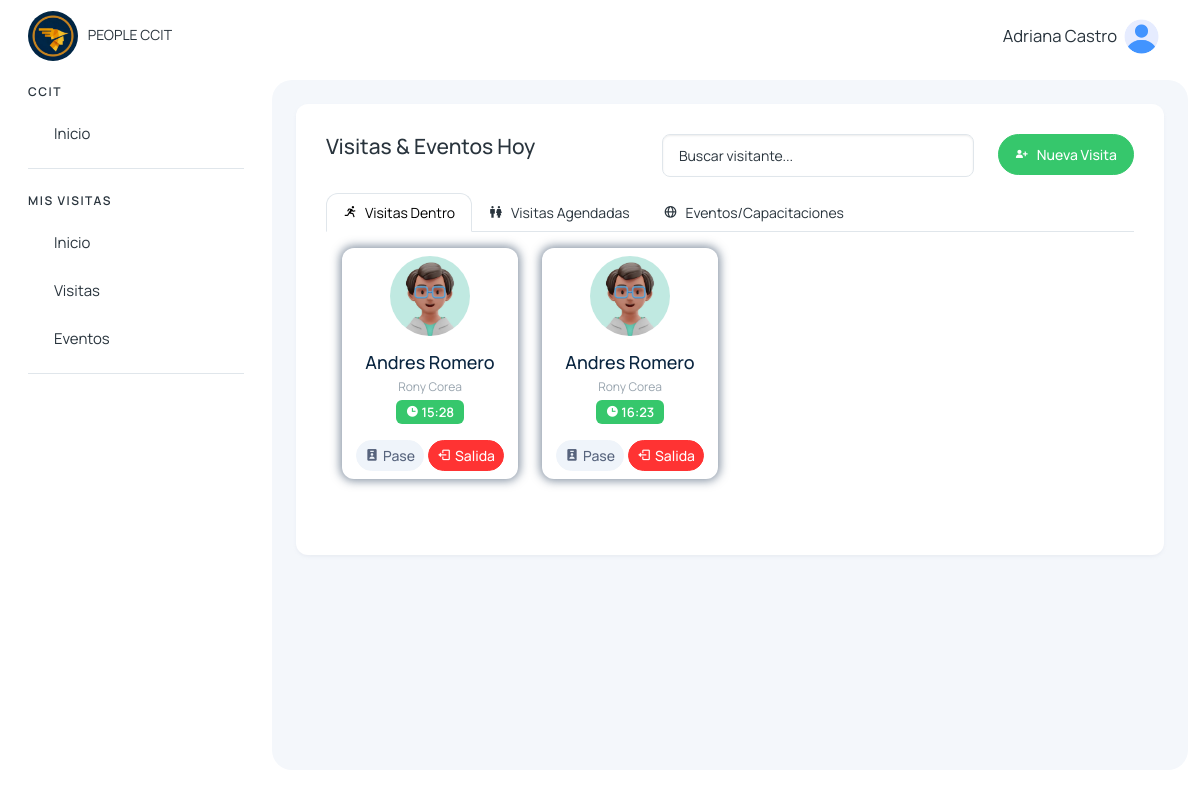
Page /visitas/hoy (signed in) on the earlier database version.
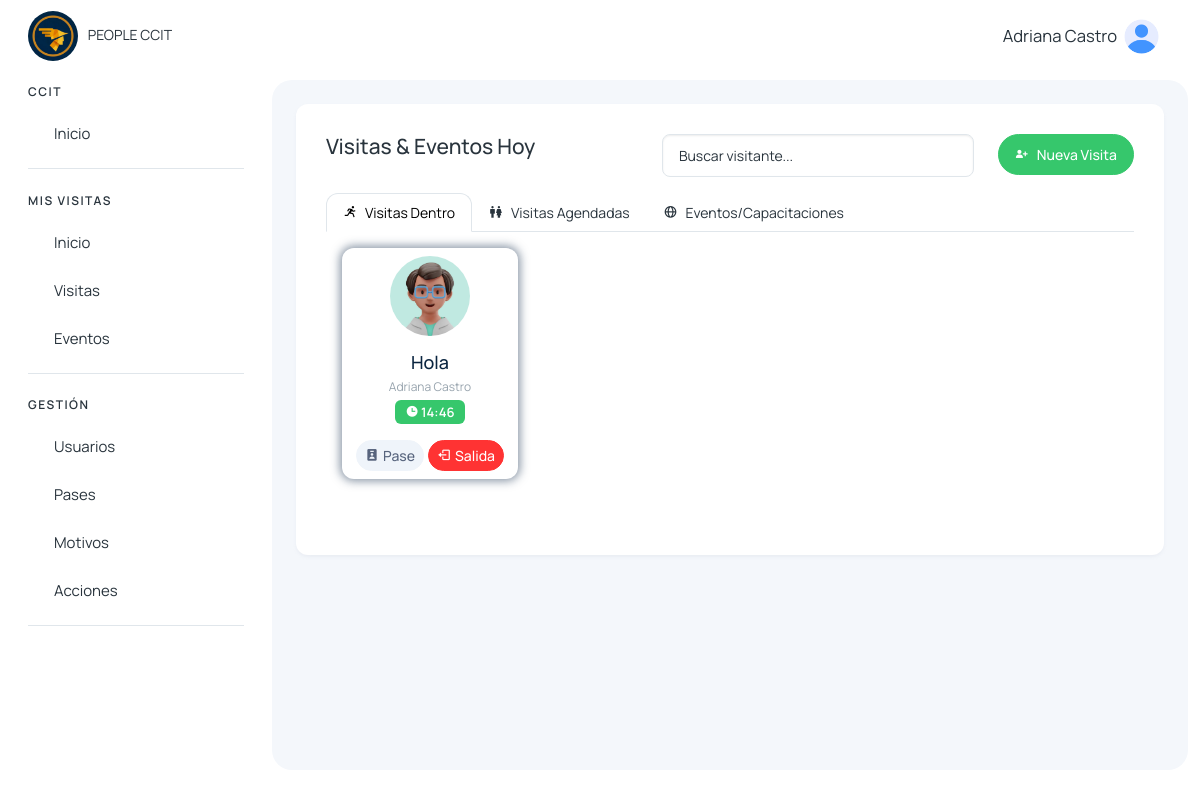
Same page on the later database version.
### visitantes/models.py (models this page shows, shortened)
class Visita(models.Model):
    cod_visita = models.CharField(max_length=50, unique=True)
    visitante = models.CharField(max_length=500)
    motivo = models.TextField()
    accion = models.TextField(null=True, blank=True)
    tipo = models.TextField()
    agendado_presente = models.CharField(max_length=500, null=True, blank=True)
    estado_visitante = models.CharField(max_length=500, null=True, blank=True)
    area_departamento = models.CharField(max_length=255)
    fecha_visita = models.DateField()
    hora_ingreso = models.TimeField()
    hora_salida = models.TimeField(null=True, blank=True)
    persona_visitada = models.ForeignKey(User, on_delete=models.CASCADE, related_name='visitas_recibidas')
    usuario_registro = models.ForeignKey(User, on_delete=models.CASCADE, related_name='visitas_registradas')
    num_pase = models.CharField(max_length=50, null=True, blank=True)
    foto_documento_identificacion = models.ImageField(upload_to='visitantes/', blank=True, null=True)
    created_at = models.DateTimeField(auto_now_add=True)
    updated_at = models.DateTimeField(auto_now=True)

### visitantes/views.py (the view)
# urls.py: path('visitas/hoy', views.inicio_recepcion, name='inicio_recepcion'),
@login_required
def inicio_recepcion(request):
    today = timezone.localdate()
    visitas_dentro = Visita.objects.filter(estado_visitante='in').order_by('hora_ingreso')
    visitas_agendadas_hoy = Visita.objects.filter(
        Q(estado_visitante='agendado', agendado_presente='agendado'),
        fecha_visita=today
    ).order_by('fecha_visita', 'hora_ingreso')
    visitas_agendadas = Visita.objects.filter(
        Q(estado_visitante='agendado', agendado_presente='agendado'),
        fecha_visita__gt=today
    ).order_by('fecha_visita', 'hora_ingreso')
    visitantes_visita = VisitanesVisita.objects.all()
    pertenencias = PertenenciasVisitante.objects.all()
    pases = PaseAcceso.objects.all()
    pases_disponibles = PaseAcceso.objects.filter(estado_pase='Disponible').count()
    today = timezone.localdate()
    eventos_hoy = EventoCapacitacion.objects.filter(fecha=today).order_by('fecha', 'hora_inicio')
    eventos_proximos = EventoCapacitacion.objects.filter(fecha__gt=today).order_by('fecha', 'hora_inicio')
    visitante_por_documento = {v.documento_identificacion: v.nombre for v in visitantes_visita}
    visitas_info = {}
    for visita in visitas_dentro:
        visitas_info[visita.cod_visita] = {
            'visita': visita,
            'visitantes': [v for v in visitantes_visita if v.cod_visita == visita.cod_visita],
            'pertenencias': [p for p in pertenencias if p.cod_visita == visita.cod_visita],
        }
    return render(request, 'visitantes/recepcion/principales/inicio.html', {
        'visitas_dentro': visitas_dentro,
        'visitas_agendadas': visitas_agendadas,
        'visitas_agendadas_hoy': visitas_agendadas_hoy,
        'visitantes_visita': visitantes_visita,
        'pertenencias': pertenencias,
        'visitas_info': visitas_info,
        'pases': pases,
        'eventos_hoy': eventos_hoy,
        'eventos_proximos': eventos_proximos,
        'visitante_por_documento': visitante_por_documento,
        'pases_disponibles': pases_disponibles,
    })

### usuarios/templatetags/dict_extras.py (called while the page is built)
@register.filter
def dict_get(dictionary, key):
    return dictionary.get(key, '')

### usuarios/templatetags/menu_tags.py (called while the page is built)
@register.simple_tag(takes_context=True)
def active(context, *url_names):
    request = context.get('request')
    if not request:
        return ''
    current_url = request.resolver_match.url_name
    if current_url in url_names:
        return 'active'
    return ''

### visitantes/context_processors.py (called while the page is built)
def grupos_usuario(request):
    if request.user.is_authenticated:
        grupos = request.user.groups.all()
        usuarios = User.objects.filter(is_active=True)  # Solo usuarios activos
    else:
        grupos = []
        usuarios = []
    return {
        'user_grupos': grupos,
        'users': usuarios,
    }

### templates/visitantes/recepcion/principales/inicio.html (shortened to what this page needs)
{% extends 'layout/layout.html' %}
{% block content %}
{% load static %}
{% load dict_extras %}
<div>
    <div class="mb-3 row d-flex justify-content-between" data-aos="zoom-in">
        <div class="col">
            <h4>Visitas & Eventos Hoy</h4>
        </div>
        <div class="col">
            <form action="{% url 'buscar_inicio_recepcion' %}" class="d-flex">
                <input type="search" class="form-control" name="q" id="search_visita" placeholder="Buscar visitante...">
            </form>
        </div>
        <div class="col-auto">
            <a class="btn btn-success d-flex col-auto" href="{% url 'nueva-visita' %}">
                <span><i class='bx bxs-user-plus'></i></span>
                <span class="d-none d-md-block ms-2">Nueva Visita</span>
            </a>
        </div>
    </div>
    <ul class="nav nav-tabs" role="tablist" data-aos="zoom-in">
        <li class="nav-item">
            <a class="nav-link d-flex active" data-bs-toggle="tab" href="#v_dentro" role="tab">
                <span><i class='bx bx-run'></i></span>
                <span class="d-none d-md-block ms-2">Visitas Dentro</span>
            </a>
        </li>
        <li class="nav-item">
            <a class="nav-link d-flex" data-bs-toggle="tab" href="#v_agendada" role="tab">
                <span><i class='bx bx-male-female'></i></span>
                <span class="d-none d-md-block ms-2">Visitas Agendadas</span>
            </a>
        </li>
        <li class="nav-item">
            <a class="nav-link d-flex" data-bs-toggle="tab" href="#eventos_capacitaciones" role="tab">
                <span><i class='bx bx-globe'></i></i> </span>
                <span class="d-none d-md-block ms-2">Eventos/Capacitaciones</span>
            </a>
        </li>
    </ul>
    <div class="tab-content">
        <div class="tab-pane active" id="v_dentro" role="tabpanel">
            <div class="row p-3">
                {% for visita in visitas_dentro %}
                <div class="col-12 col-sm-12 col-md-6 col-lg-3 col-xl-3" data-aos="zoom-in">
                    <div class="card hover-img card-visita-dentro">
                        <div class="card-body p-2 text-center border-none">
                            <img src="{% static '/assets/images/profile/user-3.jpg' %}" alt="matdash-img" class="rounded-circle mb-3" width="80" height="80">
                            <h4 class="card-title mb-1">{{visita.visitante}}</h4>
                            <div class=" mb-1 row">
                                <span class="fs-2">{{visita.persona_visitada.first_name}} {{visita.persona_visitada.last_name}}</span>
                            </div>
                            <span class="badge text-bg-success text-white"><i class='bx bxs-time' ></i> {{visita.hora_ingreso}}</span>
                        </div>
                        <ul class="px-2 py-2 list-unstyled d-flex align-items-center justify-content-center mb-0">
                            <button class="btn btn-light btn-sm text-secondary d-flex align-items-center justify-content-center text-center fs-3" data-bs-toggle="modal" data-bs-target="#cambiarPaseVisitante{{visita.id}}" style="margin-right: 4px;">
                                <i class='bx bxs-user-badge' style="margin-right: 4px;"></i> Pase
                            </button>
                            <button class="btn btn-danger btn-sm text-white d-flex align-items-center justify-content-center text-center fs-3" data-bs-toggle="modal" data-bs-target="#registrarSalidaVisitante{{visita.id}}">
                                <i class='bx bx-log-out' style="margin-right: 4px;"></i> Salida
                            </button>
                        </ul>
                    </div>
                </div>
                {% endfor %}
            </div>
        </div>
    </div>
</div>
{% endblock %}

### templates/layout/layout.html (shortened to what the changed rows need)
{% load static %}
{% load menu_tags %}
<!DOCTYPE html>
<html lang="en">
<head>
    <link href='https://unpkg.com/boxicons@2.1.4/css/boxicons.min.css' rel='stylesheet'>
    <link href="https://unpkg.com/aos@2.3.1/dist/aos.css" rel="stylesheet">
    <link rel="stylesheet" href="https://cdn.jsdelivr.net/npm/sweetalert2@11.4.4/dist/sweetalert2.min.css">
    <link rel="stylesheet" href="{% static '/assets/css/styles.min.css' %}" />
</head>
<body>
  <div class="page-wrapper" id="main-wrapper" data-layout="vertical" data-navbarbg="skin6" data-sidebartype="full"
  data-sidebar-position="fixed" data-header-position="fixed">
    <aside class="left-sidebar">
        <div>
            <nav class="sidebar-nav scroll-sidebar" data-simplebar="">
                <ul id="sidebarnav">
                    {% for grupo in user_grupos %}
                        {% if grupo.name == "visitas_colaborador_group" or grupo.name == 'visitas_it_group' or grupo.name == "super_admin" %}
                            <li class="nav-small-cap">
                                <span class="hide-menu">MIS VISITAS</span>
                            </li>
                            <li class="sidebar-item">
                                <a class="sidebar-link {% active 'colaboradores_home' 'buscar_inicio_colaborador' %}" href="{% url 'colaboradores_home' %}" aria-expanded="false">
                                    <span class="hide-menu">Inicio</span>
                                </a>
                            </li>
                            <li class="sidebar-item">
                                <a class="sidebar-link {% active 'visitas_colaborador' 'buscar_visitas_colaborador' 'colaboradores-nueva-visita' 'salida_mea_visita' 'detalle_visita_agendada' 'detalle_visita_dentro' 'nueva-visita-agendada' 'editar_visita_agendada' %}" href="{% url 'visitas_colaborador' %}" aria-expanded="false">
                                    <span class="hide-menu">Visitas</span>
                                </a>
                            </li>
                            <li class="sidebar-item">
                                <a class="sidebar-link {% active 'eventos_capacitaciones_colaborador' 'buscar_eventos_colaborador' 'nuevo_evento' 'actualizar_participante' 'detalles_evento_visitas' 'detalles_evento' %}" href="{% url 'eventos_capacitaciones_colaborador' %}" aria-expanded="false">
                                    <span class="hide-menu">Eventos</span>
                                </a>
                            </li>
                        {% endif %}
                    {% endfor %}
                    {% for grupo in user_grupos %}
                        {% if grupo.name == "visitas_it_group" or grupo.name == "super_admin" %}
                            <li class="nav-small-cap">
                                <span class="hide-menu">GESTIÓN</span>
                            </li>
                            <li class="sidebar-item">
                                <a class="sidebar-link {% active 'user_list' 'buscar_user' 'edit_user' 'delete_user' 'reset_user_password' 'create_user' 'cambiar_estado_usuario' 'reset_password' 'change_password_reset' %}" href="{% url 'user_list' %}" aria-expanded="false">
                                    <span class="hide-menu">Usuarios</span>
                                </a>
                            </li>
                            <li class="sidebar-item">
                                <a class="sidebar-link {% active 'pases' 'buscar_pase' 'crear_pase' 'editar_pase' %}" href="{% url 'pases' %}" aria-expanded="false">
                                    <span class="hide-menu">Pases</span>
                                </a>
                            </li>
                            <li class="sidebar-item">
                                <a class="sidebar-link {% active 'motivos' %}" href="{% url 'motivos' %}" aria-expanded="false">
                                    <span class="hide-menu">Motivos</span>
                                </a>
                            </li>
                            <li class="sidebar-item">
                                <a class="sidebar-link {% active 'acciones' %}" href="{% url 'acciones' %}" aria-expanded="false">
                                    <span class="hide-menu">Acciones</span>
                                </a>
                            </li>
                        {% endif %}
                    {% endfor %}
                </ul>
            </nav>
        </div>
    </aside>
  <div class="body-wrapper">
            <div class="body-wrapper-inner">
                <div class="container-fluid">
                    <div class="card">
                        <div class="card-body">
                            {% block content %} {% endblock %}
                        </div>
                    </div>
                </div>
            </div>
        </div>
    </div>
</body>
</html>

Differences in the rows shown:
no longer on this page (row edited): Visita: visitante "Andres Romero", persona_visitada.first_name "Rony", persona_visitada.last_name "Corea", hora_ingreso "15:28"
no longer on this page (row edited): Visita: visitante "Andres Romero", persona_visitada.first_name "Rony", persona_visitada.last_name "Corea", hora_ingreso "16:23"
added Visita: visitante "Hola", persona_visitada.first_name "Adriana", persona_visitada.last_name "Castro", hora_ingreso "14:46"
